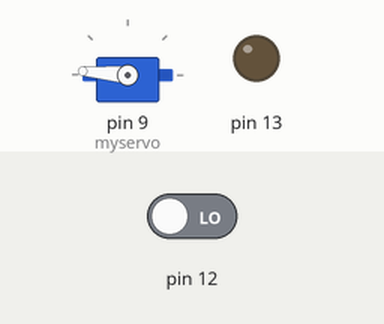
Recording of a sketch running on a simulated Arduino Uno, built with avr-gcc and run on an emulated ATmega328P. Parts: servo, output pins drawn as LEDs (lit = HIGH). The inputs (shaded band) are chosen by the test bench; at power-on: pin 12 LOW.

Above: at 1.2 s.
1.3 s: pin 12 driven HIGH
At 1.5 s:
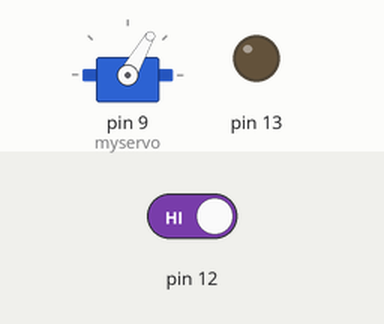
At 6.8 s:
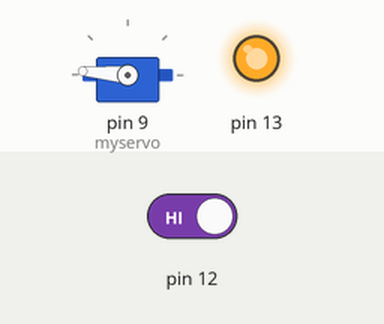
Timing chart, 0 to 8.3 s (numbered marks = the images above; inputs shaded):
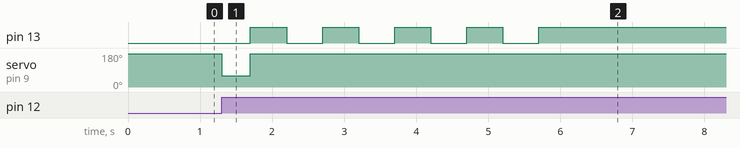

The sketch:

Silly_Can_Demo.ino
```cpp
/* Silly Can Bowl Demo */

#include <Servo.h>

Servo myservo;

int Pass = 0;
const int First_Loop = 0;
const int Steady_State = 1;

int fire = 60;
int halt = 175;

int motion = 0;

int state = 0;
int Pressed = 1;
int notPressed = 0;

void setup()
{
  pinMode(13, OUTPUT);
  pinMode(12, INPUT);
  myservo.attach(9);  // attaches the servo on pin 9 to the servo object
}


void loop()
{
  myservo.write(halt);
  motion = digitalRead(12);

 // switch (Pass)
 // {
 //   case First_Loop:
   //   Pass = Steady_State;
     // delay(15000);
      //break;
 //   case Steady_State:
      if  (motion == HIGH && state == notPressed)
      {
        state = Pressed;
        myservo.write(fire);
        delay(400);
        myservo.write(halt);
        digitalWrite(13, HIGH);
      }
      else if (state == Pressed)
      {
        digitalWrite(13, HIGH);
        delay(500);
        digitalWrite(13, LOW);
        delay(500);
        digitalWrite(13, HIGH);
        delay(500);
        digitalWrite(13, LOW);
        delay(500);
        digitalWrite(13, HIGH);
        delay(500);
        digitalWrite(13, LOW);
        delay(500);
        digitalWrite(13, HIGH);
        delay(500);
        digitalWrite(13, LOW);
        delay(500);
        digitalWrite(13, HIGH);
        delay(16000);    // 1000 for debugging, 16000 for real
        digitalWrite(13, LOW);
        state = notPressed;       // 20 second delay
      }
      else
      {
        digitalWrite(13, LOW);
      }
    //  break;
 // }

}
```

Measured:
- after the input at 1.3 s, pin 13: alternates HIGH for 0.50 s and LOW for 0.50 s, 9 changes in all, then stays HIGH, starting after 0.40 s; servo on pin 9 (myservo): 175° → 60° at once, → 175° 0.40 s later
